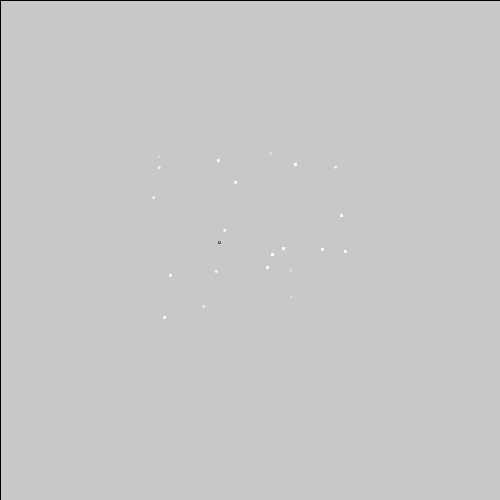
Frame 1 (no input)
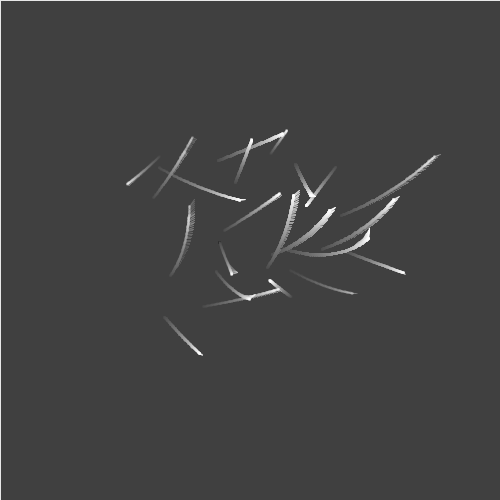
Frame 60 (the mouse pressed at the canvas centre just before this capture)
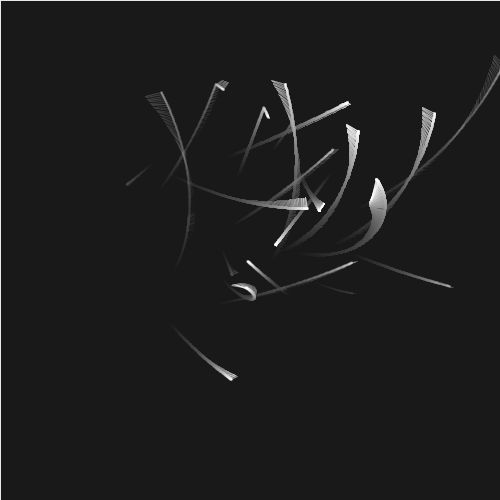
Frame 120 (the mouse held since frame 60 and released just before this capture)

The Processing sketch that drew these frames (run headless with seeded random() and noise(); from frame 60 on, the mouse is pressed at the canvas centre):

// Processing sketch: processing_157240
// ── processing_157240.pde

/*
 * Creative Coding
 * Based on Week 3, 04 - spinning top: curved motion with sin() and cos()
 * by Indae Hwang and Jon McCormack and earlier exercises
 * Copyright (c) 2014 Monash University
 *
 * This sketch now includes arrays of points for several spinning tops which are 
 * shown as white lines when the points are within a certain distance of one another
 */
int     num;     // the number of items in the array
float[] x;       // x-position of point
float[] y;       // y-position
float[] speed;   // speed 
float[] dx;    // change in position at each frame
float[] dy;
float rad;       // radius for the moving hand
float[] pointSep;
void setup() {
  size(500, 500);
  // change each value below for different visual
  num = 25;
  // allocate size of arrays
  x = new float[num];
  y = new float[num];
  dx = new float[num];
  dy = new float[num];
  speed = new float[num];
  pointSep = new float[num];
  //setup an initial value for each item in the array
  for (int i=0; i<num; i++) {
    x[i] = random(width/2-100, width/2 + 100); 
    y[i] = random(height/2-200, height/2); 
    // x[i] =width/2;
    //y[i] = height/2;
    speed[i] = random(1); // returns a random float between 0 and 1
    dx[i] = random(-1, 1);
    dy[i] = random(-1, 1);
    pointSep[i] = random(30, 150);
  }  //end of for loop
}  //end of setup

void draw() {
  // blend the old frames into the background
  blendMode(BLEND);
  fill(0, 5);
  rect(0, 0, width, height);

  for (int i=0; i<num; i++) {
    x[i] += dx[i];
    y[i] += dy[i];
    float max = 1;
    float min = 0.5;

    // When the shape hits the edge of the window, it reverses its direction and changes velocity
    if (x[i] > width-10 || x[i] < 10) {
      dx[i] = dx[i] > 0 ? -random(min, max) : random(min, max);
    }  //end of if width
    if (y[i] > height-10 || y[i] < 10) {
      dy[i] = dy[i] > 0 ? -random(min, max) : random(min, max);
    }  //end of if height
  }  //end of bounce loop

  for (int i=0; i<num; i++) {
    for (int j=0; j<i; j++) {
      rad = radians(frameCount*speed[i] );

      float d=dist(x[i], y[i], x[j], y[j]); // distance between points
      if ((d < pointSep[i])) { 
        fill(180);
        fill(255, 0, 0);
        //   rect(x[i], y[i], 2, 2);
        float bx = x[i] + 100 * sin(rad);
        float by = y[i] + 100 * cos(rad);
        //    line(x[i], y[i], bx, by);
        //   println ("rad = " + rad + " x[i] = " + x[i] + " bx = " + bx);

        fill(255, 100);  
        ellipse(bx, by, 2, 2);

        fill(0, 0, 255, 100);
        float radius = 100 * sin(rad*0.1);
        float handX = bx + radius * sin(rad*3);
        float handY = by + radius * cos(rad*3);
        //    println ("handX = " + handX + " x[i] = " + x[i] + " bx = " + bx);
        stroke(255, 50);
        line(bx, by, handX, handY);
        //   ellipse(handX, handY, 6, 6);
      } //end of if dist
    }  //end of inner if
  }  //  end of outer if
}  //end of draw
